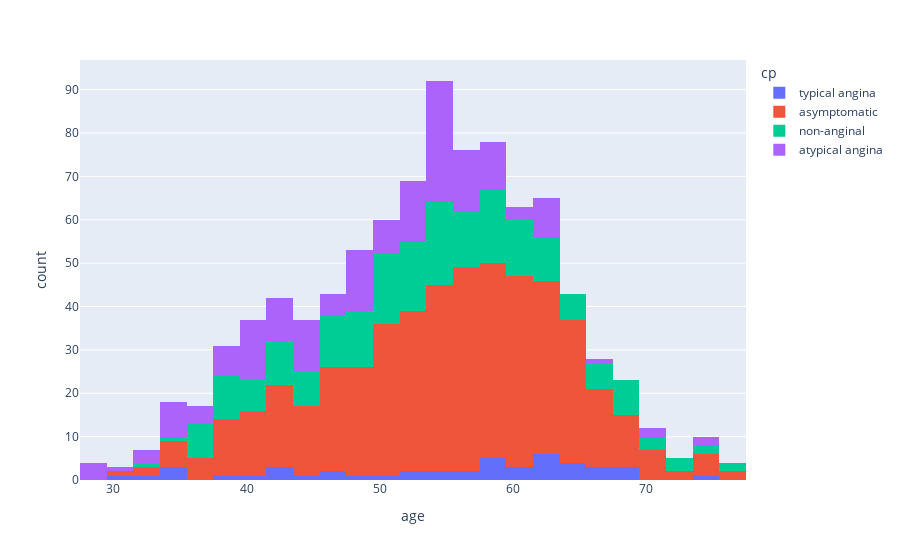

The notebook cell this image was saved under:
### Code cell
# draw the plot of age column grouped by cp column using plotly 
fig = px.histogram(data_frame=df, x='age', color='cp')
fig.show()

### Figure 1 — Plotly figure (JSON) as saved in the notebook; plotly's stock layout.template omitted (floating-point values rounded to 4 significant figures; data arrays with more than 128 entries replaced by an {"elided": "..."} marker saying what was removed)
{"data": [{"alignmentgroup": "True", "bingroup": "x", "hovertemplate": "cp=typical angina<br>age=%{x}<br>count=%{y}<extra></extra>", "legendgroup": "typical angina", "marker": {"color": "#636efa", "pattern": {"shape": ""}}, "name": "typical angina", "offsetgroup": "typical angina", "orientation": "v", "showlegend": true, "type": "histogram", "x": [63, 64, 58, 66, 69, 40, 51, 34, 52, 65, 59, 52, 42, 59, 69, 59, 38, 56, 61, 60, 59, 64, 45, 30, 35, 43, 47, 54, 57, 62, 34, 43, 46, 55, 32, 62, 62, 67, 67, 65, 49, 62, 61, 68, 74, 62], "xaxis": "x", "yaxis": "y"}, {"alignmentgroup": "True", "bingroup": "x", "hovertemplate": "cp=asymptomatic<br>age=%{x}<br>count=%{y}<extra></extra>", "legendgroup": "asymptomatic", "marker": {"color": "#EF553B", "pattern": {"shape": ""}}, "name": "asymptomatic", "offsetgroup": "asymptomatic", "orientation": "v", "showlegend": true, "type": "histogram", "x": {"elided": "496 int values"}, "xaxis": "x", "yaxis": "y"}, {"alignmentgroup": "True", "bingroup": "x", "hovertemplate": "cp=non-anginal<br>age=%{x}<br>count=%{y}<extra></extra>", "legendgroup": "non-anginal", "marker": {"color": "#00cc96", "pattern": {"shape": ""}}, "name": "non-anginal", "offsetgroup": "non-anginal", "orientation": "v", "showlegend": true, "type": "histogram", "x": {"elided": "204 int values"}, "xaxis": "x", "yaxis": "y"}, {"alignmentgroup": "True", "bingroup": "x", "hovertemplate": "cp=atypical angina<br>age=%{x}<br>count=%{y}<extra></extra>", "legendgroup": "atypical angina", "marker": {"color": "#ab63fa", "pattern": {"shape": ""}}, "name": "atypical angina", "offsetgroup": "atypical angina", "orientation": "v", "showlegend": true, "type": "histogram", "x": {"elided": "174 int values"}, "xaxis": "x", "yaxis": "y"}], "layout": {"barmode": "relative", "legend": {"title": {"text": "cp"}, "tracegroupgap": 0}, "margin": {"t": 60}, "xaxis": {"anchor": "y", "domain": [0, 1], "title": {"text": "age"}}, "yaxis": {"anchor": "x", "domain": [0, 1], "title": {"text": "count"}}}}
